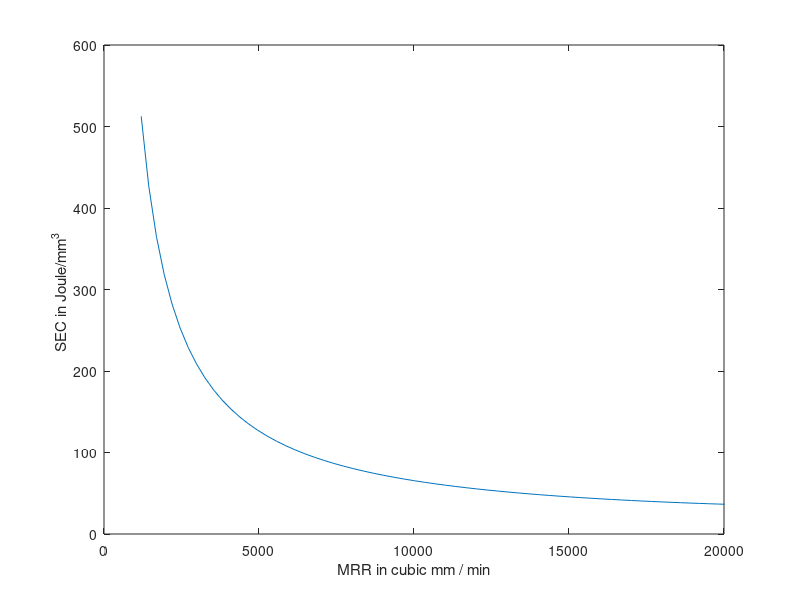
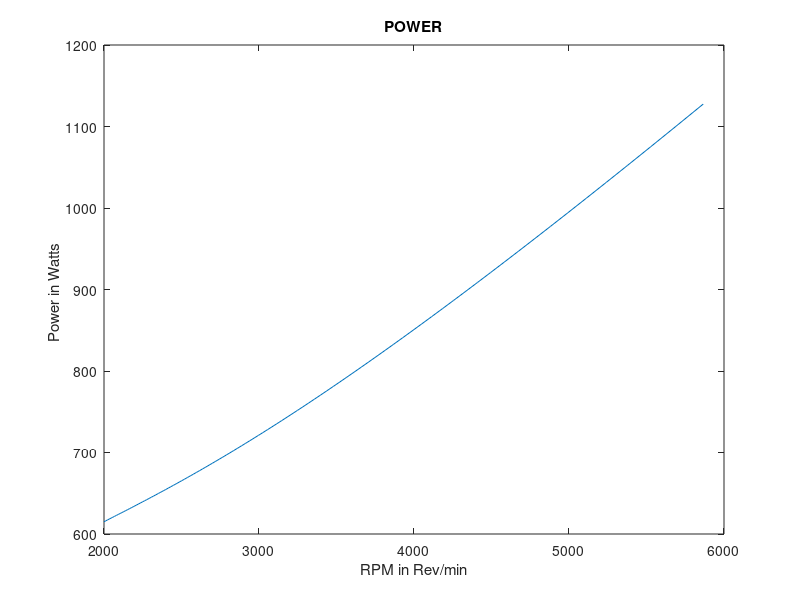
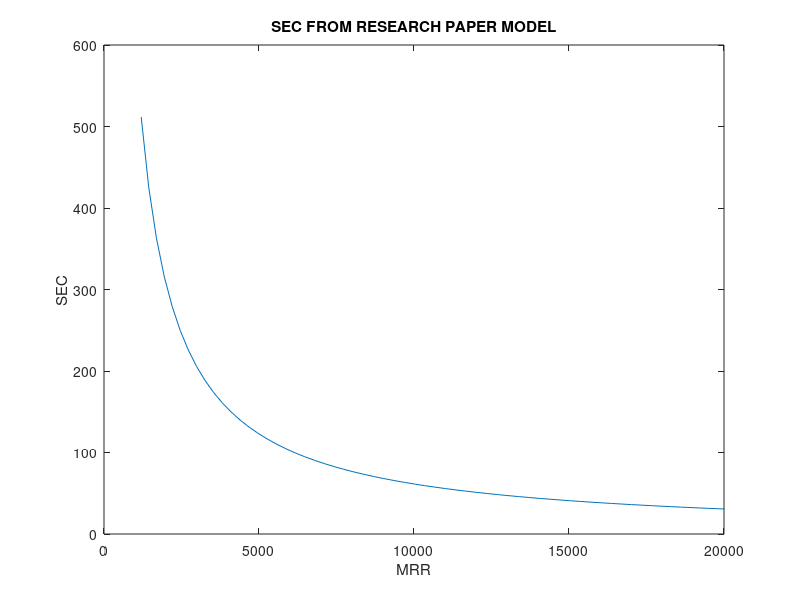
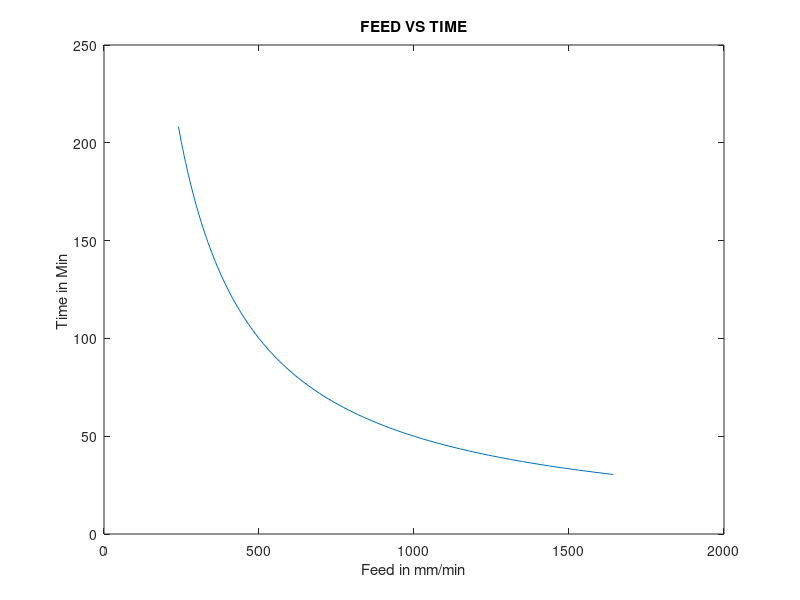

The MATLAB script that drew these images, in order:
clc
clear all
close all

d = 10;
[ae,ft] = meshgrid(0.07*d:0.043:0.5*d, 0.03:0.0004:0.07)
Ff = -202.59 + 4848.57*ft + 26*ae;
Ffn = -66 + 9240*ft + 50*ae + 586.71*(ft-0.108)*(ae-12);
Fa = -58.95 + 5652.38*ft + 15.62*ae + 295.71*(ft-0.108)*(ae-12);
fnet = sqrt(Ff.^2 + Ffn.^2+ Fa.^2);

ae = [5:-0.043:0.7];
ap = [1:0.19:20];
ft = [0.03:0.0004:0.07]
rpm = 2000;
rpm2 = rpm .* (0.7854./(asin(sqrt(ae./d)))) ;
feed = ft.*rpm2.*4;
time = 50000./feed;
POWER = (rpm2.*fnet.*31.4)./6000;
MRR = ap.*ae.*ft.*rpm2.*4; %4 IS NUMBER OF FLUTES
SEC = POWER./MRR;

plot(MRR,SEC(1,:))
xlim([0,20000])
xlabel('MRR in cubic mm / min')
ylabel('SEC in Joule/mm^3 ')

figure(2)
plot(rpm2,POWER([1],:)./1000)
title('POWER')
xlabel('RPM in Rev/min')
ylabel('Power in Watts ')

figure(3)
SEC2 = (614000./MRR)
plot(MRR,SEC2)
xlim([0,20000])
title('SEC FROM RESEARCH PAPER MODEL')
xlabel('MRR')
ylabel('SEC')


figure(4)
plot(feed,time)
title('FEED VS TIME')
xlabel('Feed in mm/min')
ylabel('Time in Min ')

figure(5)
plot(ae, SEC(:,[1]))
title('RDOC Vs SEC')
xlabel('RDOC in mm')
ylabel('SEC in joule/cubic mm ')

figure(6)
plot(POWER([1],:)./1000, SEC(:,[1]))
title('Power Vs SEC')
xlabel('Power in Watts ')
ylabel('SEC in joule/cubic mm ')



